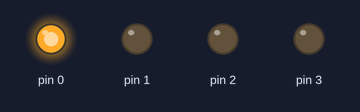
This sketch was run on a simulated Arduino Uno, built with avr-gcc and run on an emulated ATmega328P. Shown: output pins drawn as LEDs (lit = HIGH).

Above: at 0.5 s.
At 2.5 s:
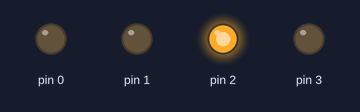
At 3.5 s:
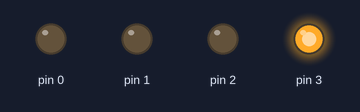
At 5.5 s:
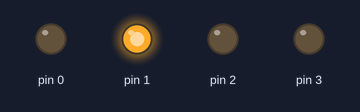
Timing chart, 0 to 7.8 s (numbered marks = the images above):
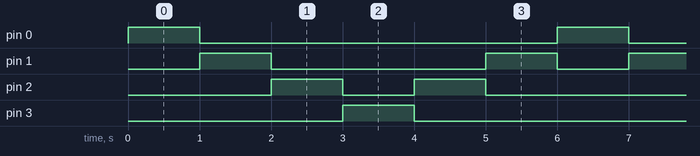

The sketch:

ex_2_edit.ino
```cpp
int i;
void setup() {
pinMode (0,OUTPUT);
pinMode (1,OUTPUT);
pinMode (2,OUTPUT);
pinMode (3,OUTPUT);
}

void loop() {
for(i=0;i<=3;i++)
{
  digitalWrite(i,HIGH);
  delay(1000);
  digitalWrite(i,LOW);
}
for (i=2;i>=1;i--)
{
  digitalWrite(i,HIGH);
  delay(1000);
  digitalWrite(i,LOW);
}
}
```

Measured:
- by itself, pin 0, pin 3: alternates HIGH for 1.0 s and LOW for 5.0 s
- by itself, pin 1: repeats every 6.0 s: LOW 3.0 s, HIGH 1.0 s, LOW 1.0 s, HIGH 1.0 s
- by itself, pin 2: repeats every 6.0 s: LOW 1.0 s, HIGH 1.0 s, LOW 3.0 s, HIGH 1.0 s
